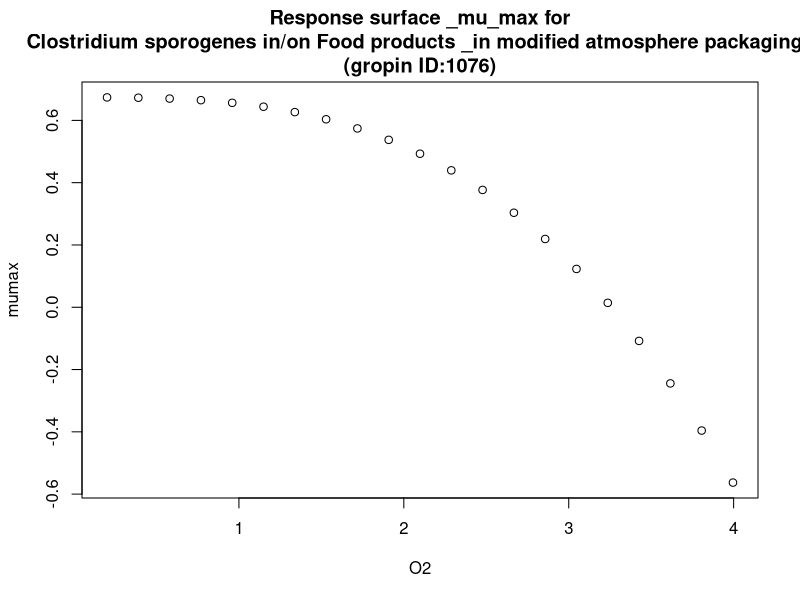

This figure's R source:
#############################
# start of Parameter script
#############################
O2 <- seq(0.2002,3.996003996004,length.out=21)
#############################
# end of Parameter script
#############################
############################# 
# start of Model script Gropin ID 1076 
#############################
 
# constant coefficients for this model
 
variables <- data.frame(O2)
argumentsPar <- unique.data.frame(expand.grid(variables))
 
# heart of the model
response_surface <- function(O2) {
   mumax <-0.674*(1-(O2/3.26)^2.983)

	return(mumax=mumax)
} 

# output parameters
responseSurface <- cbind(argumentsPar,response_surface(argumentsPar['O2']))
colnames(responseSurface) <- c(colnames(argumentsPar),'mumax')
#############################
# End of Model script
#############################
############################# 
# start of Visualisation script Gropin ID 1076 
#############################
titleText <-'Response surface _mu_max for
Clostridium sporogenes in/on Food products _in modified atmosphere packaging_
(gropin ID:1076)'
plot(O2,responseSurface$'mumax',xlab='O2',
                          ylab='mumax',main=titleText)
#############################
# End of Visualisation script
#############################
